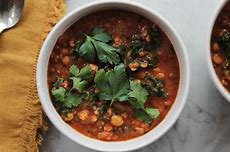
#> input picture Portfolio 2/Template - Copy/Images/Student_Test/17.jpg, 230 x 152 px
$ python -i Task_1_5.py   (imports and definitions only)
#> lines starting #> are read from the running program, lines starting #| are printed output that depends on the picture
import argparse
import csv
import os
from sewar.full_ref import mse, scc, uqi
import cv2
import matplotlib.pyplot as plt
import pandas as pd
from PIL import Image

#
# In this file please complete the following tasks:
#
# Task 1 [10] My first not-so-pretty image classifier
# By using the kNN approach and three similarity measures, build image classifiers.
# You need to implement the kNN approach yourself, however, you can use libraries for any similarity measures.
# You can assume that k=100 (if the code takes too long to run, feel free to decrease it to as low as k=10).
# You are allowed to use libraries to read and write to files, and to perform image transformations if necessary.

# Task 5 [6] Similarities
# Independent inquiry time! In Task 1, you were allowed to use libraries for image similarity measures.
# Pick two of the three measures you have used and implement them yourself!


# Please replace with your student id!!!
student_id = 'C2040032'

# This is the classification scheme you should use for kNN
classification_scheme = ['Female','Male','Primate','Rodent','Food']


# In this function I expect you to implement the kNN classifier. You are free to define any number of helper functions
# you need for this!
#
# INPUT: training_data      : a list of lists that was read from the training data csv (see parse_arguments function)
#        k                  : the value of k neighbours
#        sim_id             : value from 1 to 5 which says what similarity should be used;
#                             values from 1, 2 and 3 denote similarities from Task 1 that can be called from libraries
#                             values from 4 and 5 denote similarities from Task 5 that you implement yourself
#        data_to_classify   : a list of lists that was read from the data to classify csv;
#                             this data is NOT be used for training the classifier, but for running and testing it
#                             (see parse_arguments function)
# OUTPUT: processed         : a list of lists which expands the data_to_classify with the results on how your
#                             classifier has classified a given image


def condition_image(image_name):
    #read 2 images in for similarity comparison
#> called with image_name = 'Images/Student_Test/17.jpg'
    image = cv2.imread(image_name)
#> image is the input picture: shape (152, 230, 3); mean B, G, R 85.4, 107.7, 128.7

    #convert the images to grayscale
    image = cv2.cvtColor(image, cv2.COLOR_BGR2GRAY)
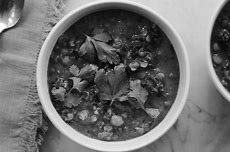
#> image: shape (152, 230); min 0, max 255, mean 111.4

    #resize image
    image = Image.fromarray(image)
    image = image.resize((100,100))
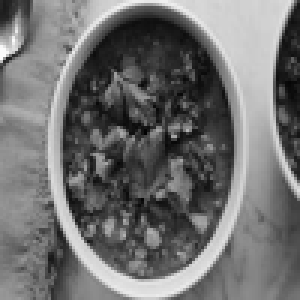
#> image: PIL image 100x100 L (shown 3 times larger); min 2, max 252, mean 111.4
    new_name = 'Images/Student_Train1/' + str(image_name.split('/')[-1])
    image.save(new_name)
    print('Saved: ' + str(new_name))

    #image.show()
    return image


# [193 lines left out: functions open_image, calculate_similarities, normalise_similarities, average_similarities, get_k_neighbours, kNN and 4 more, not called in this run]


# [2 lines not run here, left out]

>>> result = condition_image('Images/Student_Test/17.jpg')

$ run again, on Portfolio 2/Template - Copy/Images/Student_Test/37.jpg
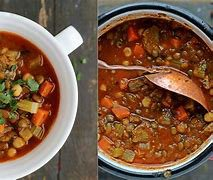
#> input picture Portfolio 2/Template - Copy/Images/Student_Test/37.jpg, 213 x 180 px
#> in condition_image, image is the input picture: shape (180, 213, 3); mean B, G, R 69.6, 91.3, 124.4
#> in condition_image, `image = cv2.cvtColor(image, cv2.COLOR_BGR2GRAY)`:
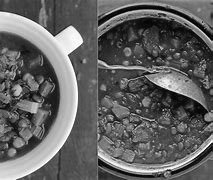
#> image: shape (180, 213); min 0, max 255, mean 98.7
#> in condition_image, `image = image.resize((100,100))`:
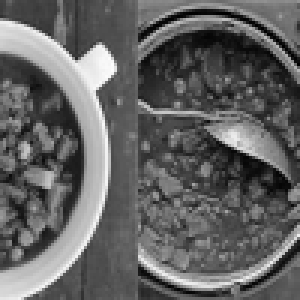
#> image: PIL image 100x100 L (shown 3 times larger); min 0, max 253, mean 98.7

$ run again, on Portfolio 2/Template - Copy/Images/Student_Test/41.jpg
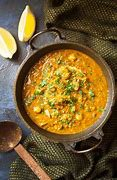
#> input picture Portfolio 2/Template - Copy/Images/Student_Test/41.jpg, 117 x 180 px
#> in condition_image, image is the input picture: shape (180, 117, 3); mean B, G, R 50.4, 93.7, 117.5
#> in condition_image, `image = cv2.cvtColor(image, cv2.COLOR_BGR2GRAY)`:
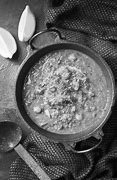
#> image: shape (180, 117); min 0, max 254, mean 95.9
#> in condition_image, `image = image.resize((100,100))`:
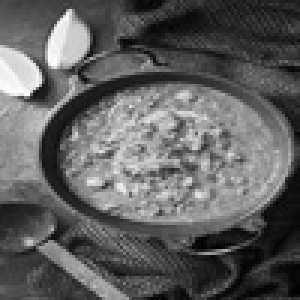
#> image: PIL image 100x100 L (shown 3 times larger); min 0, max 255, mean 95.9

$ run again, on Portfolio 2/Template - Copy/Images/Student_Test/6.jpg
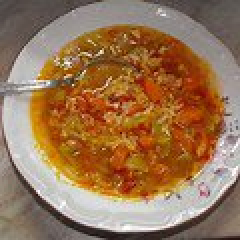
#> input picture Portfolio 2/Template - Copy/Images/Student_Test/6.jpg, 120 x 120 px (shown 2 times larger)
#> in condition_image, image is the input picture: shape (120, 120, 3); mean B, G, R 83.7, 116.5, 153.3
#> in condition_image, `image = cv2.cvtColor(image, cv2.COLOR_BGR2GRAY)`:
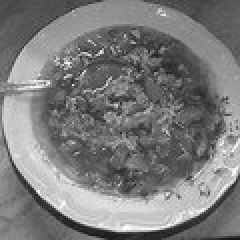
#> image: shape (120, 120) (shown 2 times larger); min 19, max 255, mean 123.8
#> in condition_image, `image = image.resize((100,100))`:
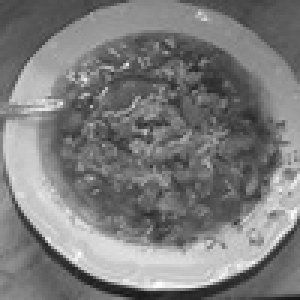
#> image: PIL image 100x100 L (shown 3 times larger); min 24, max 253, mean 123.8
